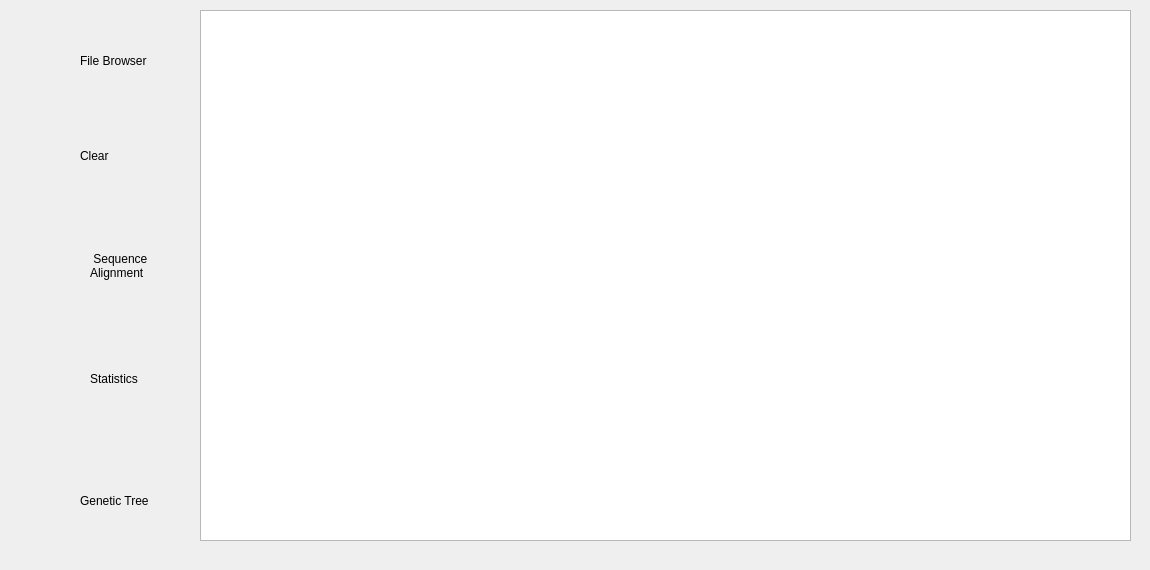
    <widget class="QWidget" name="page">
     <widget class="QFrame" name="frame">
      <property name="geometry">
       <rect>
        <x>10</x>
        <y>0</y>
        <width>171</width>
        <height>561</height>
       </rect>
      </property>
      <property name="frameShape">
       <enum>QFrame::NoFrame</enum>
      </property>
      <property name="frameShadow">
       <enum>QFrame::Raised</enum>
      </property>
      <widget class="QPushButton" name="pushButton_12">
       <property name="geometry">
        <rect>
         <x>10</x>
         <y>230</y>
         <width>61</width>
         <height>71</height>
        </rect>
       </property>
       <property name="text">
        <string/>
       </property>
       <property name="icon">
        <iconset>
         <normaloff>../img/disabled/sequence.svg</normaloff>../img/disabled/sequence.svg</iconset>
       </property>
       <property name="iconSize">
        <size>
         <width>60</width>
         <height>70</height>
        </size>
       </property>
       <property name="flat">
        <bool>true</bool>
       </property>
      </widget>
      <widget class="QPushButton" name="pushButton_13">
       <property name="geometry">
        <rect>
         <x>0</x>
         <y>340</y>
         <width>71</width>
         <height>71</height>
        </rect>
       </property>
       <property name="text">
        <string/>
       </property>
       <property name="icon">
        <iconset>
         <normaloff>../img/disabled/statistics.svg</normaloff>../img/disabled/statistics.svg</iconset>
       </property>
       <property name="iconSize">
        <size>
         <width>50</width>
         <height>50</height>
        </size>
       </property>
       <property name="flat">
        <bool>true</bool>
       </property>
      </widget>
      <widget class="QLabel" name="label_2">
       <property name="geometry">
        <rect>
         <x>70</x>
         <y>40</y>
         <width>101</width>
         <height>41</height>
        </rect>
       </property>
       <property name="text">
        <string>File Browser</string>
       </property>
      </widget>
      <widget class="QLabel" name="label_5">
       <property name="geometry">
        <rect>
         <x>80</x>
         <y>240</y>
         <width>81</width>
         <height>51</height>
        </rect>
       </property>
       <property name="text">
        <string> Sequence 
Alignment</string>
       </property>
      </widget>
      <widget class="QPushButton" name="pushButton_6">
       <property name="geometry">
        <rect>
         <x>0</x>
         <y>20</y>
         <width>71</width>
         <height>81</height>
        </rect>
       </property>
       <property name="font">
        <font>
         <kerning>true</kerning>
        </font>
       </property>
       <property name="text">
        <string/>
       </property>
       <property name="icon">
        <iconset>
         <normaloff>../../../Desktop/newdesign/icons/archive (2)/Browse.svg</normaloff>../../../Desktop/newdesign/icons/archive (2)/Browse.svg</iconset>
       </property>
       <property name="iconSize">
        <size>
         <width>60</width>
         <height>90</height>
        </size>
       </property>
       <property name="checkable">
        <bool>false</bool>
       </property>
       <property name="flat">
        <bool>true</bool>
       </property>
      </widget>
      <widget class="QPushButton" name="pushButton_7">
       <property name="geometry">
        <rect>
         <x>0</x>
         <y>120</y>
         <width>61</width>
         <height>81</height>
        </rect>
       </property>
       <property name="font">
        <font>
         <kerning>true</kerning>
        </font>
       </property>
       <property name="text">
        <string/>
       </property>
       <property name="icon">
        <iconset>
         <normaloff>../../../Desktop/newdesign/icons/archive (2)/erase.svg</normaloff>../../../Desktop/newdesign/icons/archive (2)/erase.svg</iconset>
       </property>
       <property name="iconSize">
        <size>
         <width>60</width>
         <height>90</height>
        </size>
       </property>
       <property name="checkable">
        <bool>false</bool>
       </property>
       <property name="flat">
        <bool>true</bool>
       </property>
      </widget>
      <widget class="QLabel" name="label_3">
       <property name="geometry">
        <rect>
         <x>70</x>
         <y>140</y>
         <width>101</width>
         <height>31</height>
        </rect>
       </property>
       <property name="text">
        <string>Clear</string>
       </property>
      </widget>
      <widget class="QLabel" name="label_7">
       <property name="geometry">
        <rect>
         <x>80</x>
         <y>370</y>
         <width>67</width>
         <height>17</height>
        </rect>
       </property>
       <property name="text">
        <string>Statistics</string>
       </property>
      </widget>
      <widget class="QPushButton" name="pushButton_16">
       <property name="geometry">
        <rect>
         <x>-10</x>
         <y>450</y>
         <width>91</width>
         <height>91</height>
        </rect>
       </property>
       <property name="text">
        <string/>
       </property>
       <property name="icon">
        <iconset>
         <normaloff>../img/disabled/tree.svg</normaloff>../img/disabled/tree.svg</iconset>
       </property>
       <property name="iconSize">
        <size>
         <width>100</width>
         <height>100</height>
        </size>
       </property>
       <property name="flat">
        <bool>true</bool>
       </property>
      </widget>
      <widget class="QLabel" name="label_11">
       <property name="geometry">
        <rect>
         <x>70</x>
         <y>460</y>
         <width>91</width>
         <height>81</height>
        </rect>
       </property>
       <property name="text">
        <string>Genetic Tree</string>
       </property>
      </widget>
     </widget>
     <widget class="QFrame" name="frame_2">
      <property name="geometry">
       <rect>
        <x>170</x>
        <y>0</y>
        <width>971</width>
        <height>551</height>
       </rect>
      </property>
      <property name="sizePolicy">
       <sizepolicy hsizetype="Expanding" vsizetype="Expanding">
        <horstretch>0</horstretch>
        <verstretch>0</verstretch>
       </sizepolicy>
      </property>
      <property name="frameShape">
       <enum>QFrame::NoFrame</enum>
      </property>
      <property name="frameShadow">
       <enum>QFrame::Raised</enum>
      </property>
      <widget class="QTextEdit" name="textEdit_4">
       <property name="geometry">
        <rect>
         <x>30</x>
         <y>10</y>
         <width>931</width>
         <height>531</height>
        </rect>
       </property>
      </widget>
     </widget>
    </widget>
